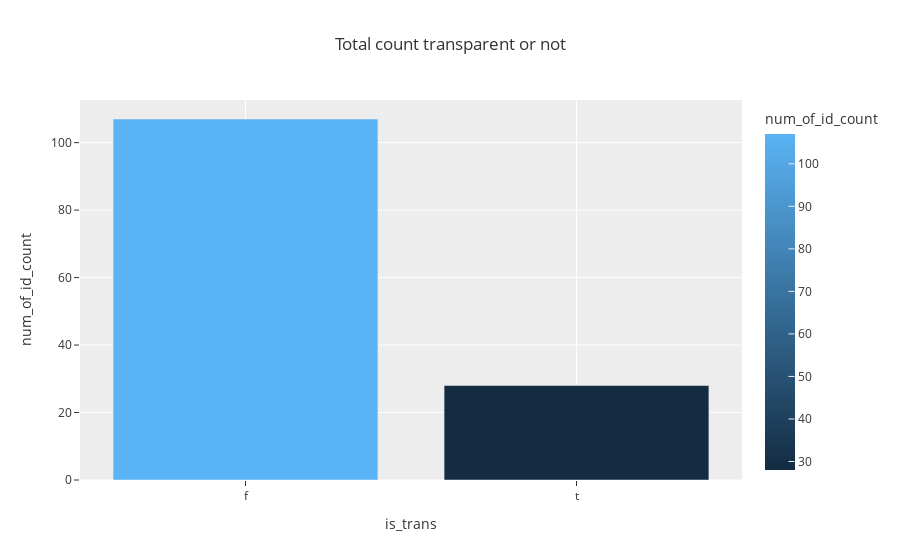

Here is the notebook cell this chart was saved with:
### Code cell
fig = px.bar(df_color_trans, x = 'is_trans', y='num_of_id_count', color = 'num_of_id_count', 
             template = 'ggplot2', title = 'Total count transparent or not')
fig.show()

### Figure 1 — Plotly figure (JSON) as saved in the notebook; plotly's stock layout.template omitted (floating-point values rounded to 4 significant figures)
{"data": [{"alignmentgroup": "True", "hovertemplate": "is_trans=%{x}<br>num_of_id_count=%{marker.color}<extra></extra>", "legendgroup": "", "marker": {"color": [107, 28], "coloraxis": "coloraxis"}, "name": "", "offsetgroup": "", "orientation": "v", "showlegend": false, "textposition": "auto", "type": "bar", "x": ["f", "t"], "xaxis": "x", "y": [107, 28], "yaxis": "y"}], "layout": {"barmode": "relative", "coloraxis": {"colorbar": {"title": {"text": "num_of_id_count"}}, "colorscale": [[0, "rgb(20,44,66)"], [1, "rgb(90,179,244)"]]}, "legend": {"tracegroupgap": 0}, "title": {"text": "Total count transparent or not"}, "xaxis": {"anchor": "y", "domain": [0, 1], "title": {"text": "is_trans"}}, "yaxis": {"anchor": "x", "domain": [0, 1], "title": {"text": "num_of_id_count"}}}}
